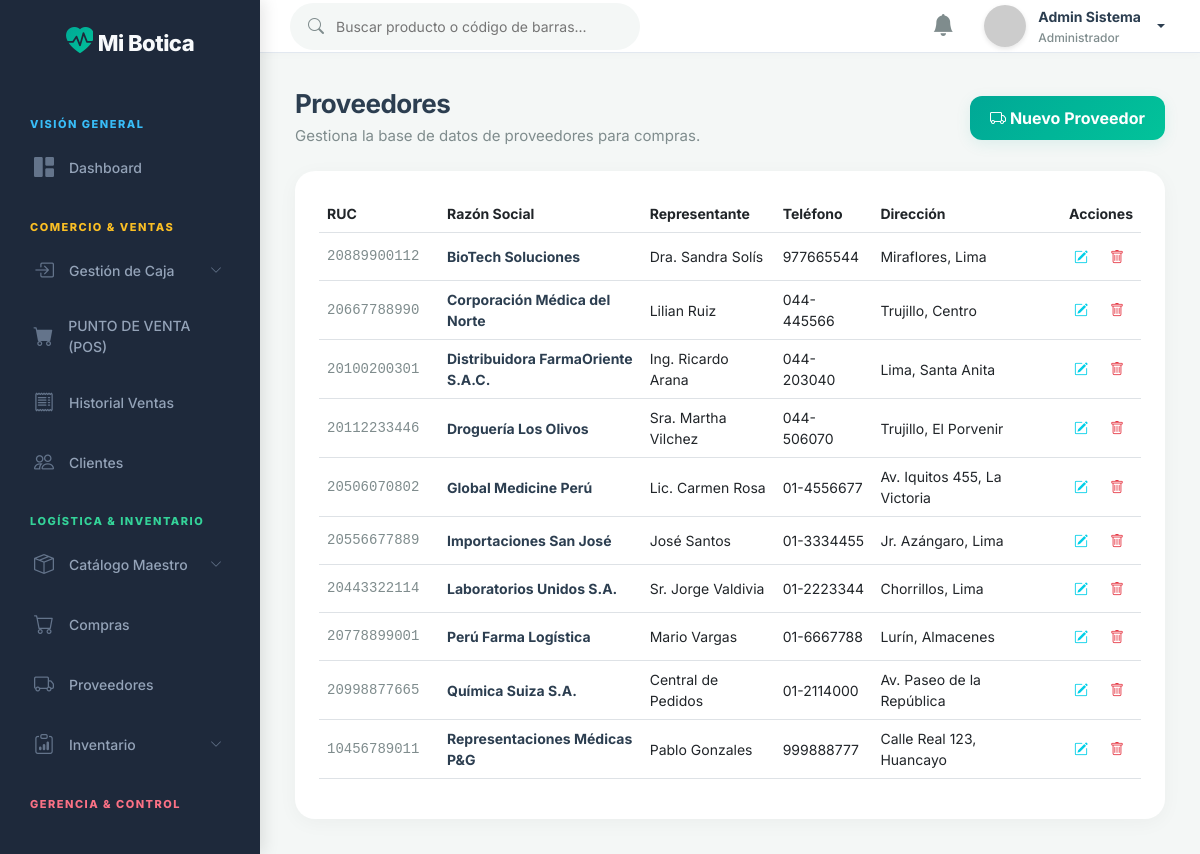
Page /public/proveedor/index (signed in) on the committed database.
### tables this page shows
CREATE TABLE IF NOT EXISTS `proveedores` (
  `id` INT NOT NULL AUTO_INCREMENT,
  `ruc` VARCHAR(20) NOT NULL UNIQUE,
  `razon_social` VARCHAR(150) NOT NULL,
  `representante` VARCHAR(150) NULL,
  `telefono` VARCHAR(50) NULL,
  `direccion` VARCHAR(255) NULL,
  `estado` TINYINT(1) DEFAULT 1,
  PRIMARY KEY (`id`)
);

### app/controllers/ProveedorController.php (called while the page is built, shortened)
<?php
class ProveedorController extends Controller {
    public function index() {
        $modelo = $this->model('Proveedor');
        $proveedores = $modelo->getAll();
        $this->view('proveedores/index', ['title' => 'Proveedores', 'proveedores' => $proveedores]);
    }
}

### app/core/App.php (called while the page is built, shortened)
<?php
class App {
    protected $method = 'login';
    public function __construct() {
        $url = $this->parseUrl();
        if (isset($url[0]) && file_exists('../app/controllers/' . ucfirst($url[0]) . 'Controller.php')) {
            unset($url[0]);
        }
        $this->controller = new $this->controller;
        if (isset($url[1])) {
            if (method_exists($this->controller, $url[1])) {
                $this->method = $url[1];
                unset($url[1]);
            }
        }
        $this->params = $url ? array_values($url) : [];
        call_user_func_array([$this->controller, $this->method], $this->params);
    }
    public function parseUrl() {
        if (isset($_GET['url'])) {
            return explode('/', filter_var(rtrim($_GET['url'], '/'), FILTER_SANITIZE_URL));
        }
        return [];
    }
}

### public/index.php (called while the page is built, shortened)
<?php
require_once '../app/config/database.php';
require_once '../app/core/App.php';
require_once '../app/core/Controller.php';
$app = new App();

### app/models/Proveedor.php (called while the page is built, shortened)
<?php
class Proveedor {
    private $conn;
    public function __construct() {
        $db = new Database();
        $this->conn = $db->getConnection();
    }
    public function getAll() {
        $stmt = $this->conn->prepare("SELECT * FROM proveedores WHERE estado = 1 ORDER BY razon_social");
        $stmt->execute();
        return $stmt->fetchAll(PDO::FETCH_ASSOC);
    }
}

### app/config/database.php (called while the page is built, shortened)
<?php
class Database {
    private $host = "localhost";
    private $db_name = "botica_db";
    private $username = "root";
    private $password = "274053";
    public function getConnection() {
        $this->conn = null;
        try {
            $this->conn = new PDO("mysql:host=" . $this->host . ";dbname=" . $this->db_name, $this->username, $this->password);
            $this->conn->exec("set names utf8");
        } catch(PDOException $exception) {
            echo "Error de conexión: " . $exception->getMessage();
        }
        return $this->conn;
    }
}
?>

### app/views/proveedores/index.php (the view, shortened to what this page needs)
<div class="page-content">
    <div class="d-flex justify-content-between align-items-center mb-4">
        <div>
            <h1 class="page-title">Proveedores</h1>
            <div class="page-subtitle">Gestiona la base de datos de proveedores para compras.</div>
        </div>
        <button class="btn-primary-custom" style="width: auto; padding: 10px 20px;" data-bs-toggle="modal" data-bs-target="#modalProveedor" onclick="nuevoRegistro()">
            <i class="bi bi-truck"></i> Nuevo Proveedor
        </button>
    </div>
    <div class="card-metric">
        <div class="table-responsive">
            <table class="table table-hover align-middle" style="width: 100%; font-size: 14px;">
                <thead>
                    <tr>
                        <th width="120">RUC</th>
                        <th>Razón Social</th>
                        <th>Representante</th>
                        <th>Teléfono</th>
                        <th>Dirección</th>
                        <th width="120" class="text-end">Acciones</th>
                    </tr>
                </thead>
                <tbody>
                    <?php if(empty($data['proveedores'])): ?>
                    <tr><td colspan="6" class="text-center text-muted">No hay datos registrados</td></tr>
                    <?php else: ?>
                    <?php foreach($data['proveedores'] as $prov): ?>
                    <tr>
                        <td style="color:var(--text-secondary); font-family:monospace;"><?php echo htmlspecialchars($prov['ruc'] ?? ''); ?></td>
                        <td style="font-weight:700; color:var(--text-primary);"><?php echo htmlspecialchars($prov['razon_social']); ?></td>
                        <td><?php echo htmlspecialchars($prov['representante'] ?? ''); ?></td>
                        <td><?php echo htmlspecialchars($prov['telefono'] ?? ''); ?></td>
                        <td><?php echo htmlspecialchars($prov['direccion'] ?? ''); ?></td>
                        <td class="text-end">
                            <button class="btn btn-sm" style="color: #00CFE8;" onclick="editarRegistro(<?php echo htmlspecialchars(json_encode($prov)); ?>)">
                                <i class="bi bi-pencil-square"></i>
                            </button>
                            <a href="<?php echo BASE_URL; ?>proveedor/delete/<?php echo $prov['id']; ?>" class="btn btn-sm" style="color: var(--danger);" onclick="return confirm('¿Seguro que deseas eliminar este proveedor?')">
                                <i class="bi bi-trash"></i>
                            </a>
                        </td>
                    </tr>
                    <?php endforeach; ?>
                    <?php endif; ?>
                </tbody>
            </table>
        </div>
    </div>
</div>

### public/css/style.css (style rules this page uses)
:root { --bg-dark: #F4F7F6; --bg-card: #FFFFFF; --text-primary: #2C3E50; --text-secondary: #7F8C8D; --accent-primary: #00A896; --accent-hover: #028090; --accent-light: rgba(0, 168, 150, 0.1); --success: #02C39A; --success-bg: rgba(2, 195, 154, 0.1); --danger: #E63946; --danger-bg: rgba(230, 57, 70, 0.1); --warning: #F4A261; --border-color: #E2E8F0; }
body { font-family: 'Inter', sans-serif; background-color: var(--bg-dark); color: var(--text-primary); margin: 0; overflow-x: hidden; }
.page-content { padding: 35px; }
.page-title { font-size: 26px; font-weight: 700; color: var(--text-primary); margin: 0; letter-spacing: -0.5px; }
.page-subtitle { font-size: 15px; color: var(--text-secondary); margin-top: 5px; }
.card-metric { background-color: var(--bg-card); border-radius: 20px; padding: 24px; border: none; box-shadow: 0 4px 20px rgba(0, 0, 0, 0.04); transition: transform 0.3s ease, box-shadow 0.3s ease; }
.btn-primary-custom { width: 100%; padding: 14px; background: linear-gradient(135deg, var(--accent-primary), var(--success)); color: white; border: none; border-radius: 12px; font-size: 16px; font-weight: 700; cursor: pointer; transition: transform 0.2s, box-shadow 0.3s; font-family: 'Inter'; box-shadow: 0 4px 15px var(--accent-light); }

### rows in the picture
proveedores: ruc "20889900112", razon_social "BioTech Soluciones", representante "Dra. Sandra Solís", telefono "977665544", direccion "Miraflores, Lima"
proveedores: ruc "20667788990", razon_social "Corporación Médica del Norte", representante "Lilian Ruiz", telefono "044-445566", direccion "Trujillo, Centro"
proveedores: ruc "20100200301", razon_social "Distribuidora FarmaOriente S.A.C.", representante "Ing. Ricardo Arana", telefono "044-203040", direccion "Lima, Santa Anita"
proveedores: ruc "20112233446", razon_social "Droguería Los Olivos", representante "Sra. Martha Vilchez", telefono "044-506070", direccion "Trujillo, El Porvenir"
proveedores: ruc "20506070802", razon_social "Global Medicine Perú", representante "Lic. Carmen Rosa", telefono "01-4556677", direccion "Av. Iquitos 455, La Victoria"
proveedores: ruc "20556677889", razon_social "Importaciones San José", representante "José Santos", telefono "01-3334455", direccion "Jr. Azángaro, Lima"
proveedores: ruc "20443322114", razon_social "Laboratorios Unidos S.A.", representante "Sr. Jorge Valdivia", telefono "01-2223344", direccion "Chorrillos, Lima"
proveedores: ruc "20778899001", razon_social "Perú Farma Logística", representante "Mario Vargas", telefono "01-6667788", direccion "Lurín, Almacenes"
proveedores: ruc "20998877665", razon_social "Química Suiza S.A.", representante "Central de Pedidos", telefono "01-2114000", direccion "Av. Paseo de la República"
proveedores: ruc "10456789011", razon_social "Representaciones Médicas P&G", representante "Pablo Gonzales", telefono "999888777", direccion "Calle Real 123, Huancayo"

### other values in the picture
$_SESSION['nombre'] "Admin Sistema"
$roles[$_SESSION['rol_id'] ?? 1] "Administrador"
